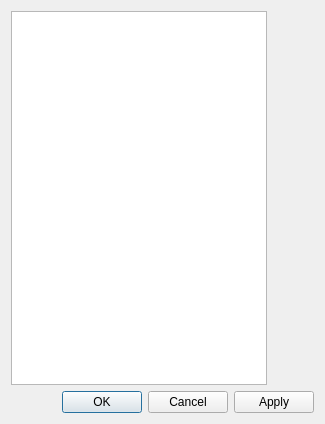
<?xml version="1.0" encoding="UTF-8"?>
<ui version="4.0">
 <class>QompOptionsDlg</class>
 <widget class="QDialog" name="QompOptionsDlg">
  <property name="geometry">
   <rect>
    <x>0</x>
    <y>0</y>
    <width>325</width>
    <height>424</height>
   </rect>
  </property>
  <property name="windowTitle">
   <string>Qomp Settings</string>
  </property>
  <layout class="QVBoxLayout" name="verticalLayout">
   <item>
    <layout class="QHBoxLayout" name="horizontalLayout">
     <item>
      <widget class="QListWidget" name="lw_pagesNames">
       <property name="sizePolicy">
        <sizepolicy hsizetype="Maximum" vsizetype="Expanding">
         <horstretch>0</horstretch>
         <verstretch>0</verstretch>
        </sizepolicy>
       </property>
       <property name="minimumSize">
        <size>
         <width>150</width>
         <height>0</height>
        </size>
       </property>
      </widget>
     </item>
     <item>
      <widget class="QStackedWidget" name="sw_pages">
       <property name="sizePolicy">
        <sizepolicy hsizetype="MinimumExpanding" vsizetype="Preferred">
         <horstretch>0</horstretch>
         <verstretch>0</verstretch>
        </sizepolicy>
       </property>
      </widget>
     </item>
    </layout>
   </item>
   <item>
    <widget class="QDialogButtonBox" name="buttonBox">
     <property name="orientation">
      <enum>Qt::Horizontal</enum>
     </property>
     <property name="standardButtons">
      <set>QDialogButtonBox::Apply|QDialogButtonBox::Cancel|QDialogButtonBox::Ok</set>
     </property>
    </widget>
   </item>
  </layout>
 </widget>
 <resources/>
 <connections>
  <connection>
   <sender>buttonBox</sender>
   <signal>accepted()</signal>
   <receiver>QompOptionsDlg</receiver>
   <slot>accept()</slot>
   <hints>
    <hint type="sourcelabel">
     <x>248</x>
     <y>254</y>
    </hint>
    <hint type="destinationlabel">
     <x>157</x>
     <y>274</y>
    </hint>
   </hints>
  </connection>
  <connection>
   <sender>buttonBox</sender>
   <signal>rejected()</signal>
   <receiver>QompOptionsDlg</receiver>
   <slot>reject()</slot>
   <hints>
    <hint type="sourcelabel">
     <x>316</x>
     <y>260</y>
    </hint>
    <hint type="destinationlabel">
     <x>286</x>
     <y>274</y>
    </hint>
   </hints>
  </connection>
 </connections>
</ui>
